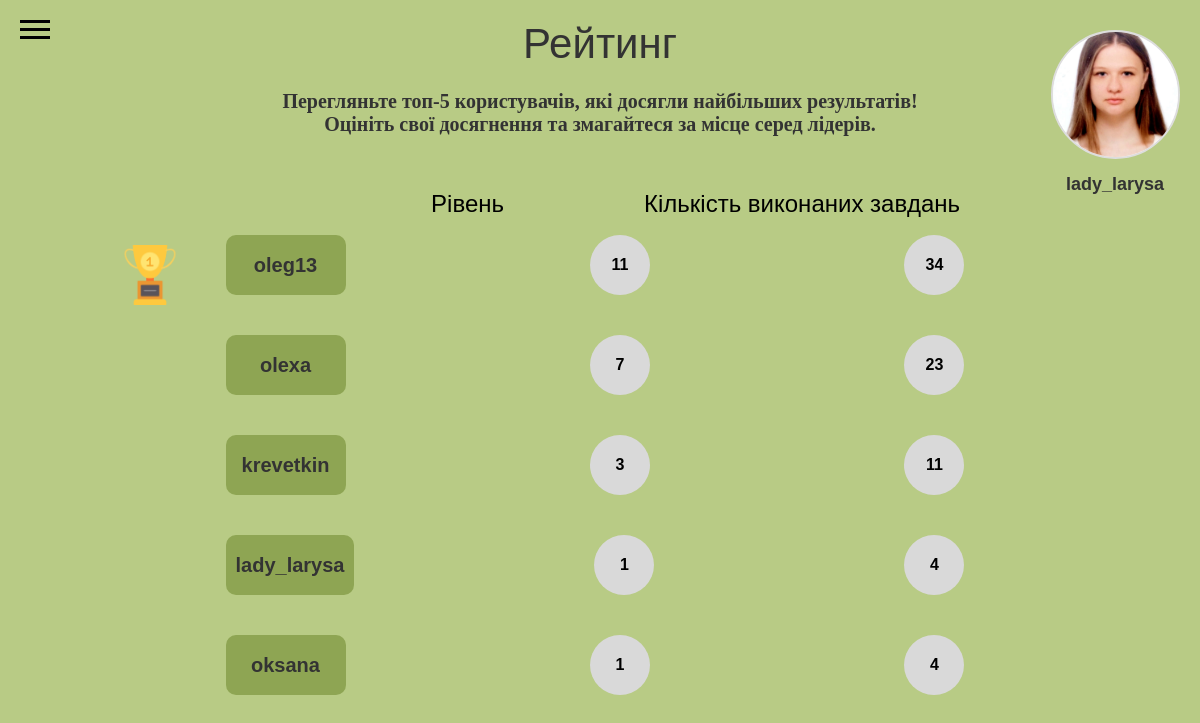
The page /settings/statistics/ (signed in) on the database its author committed.
### profiles/models.py (models this page shows)
class Profile(models.Model):
    user = models.OneToOneField(User, on_delete=models.CASCADE)
    avatar = models.ImageField(upload_to='avatars/', default='avatars/default.png')
    level = models.IntegerField(default=0)
    points_balance = models.IntegerField(default=0)
    completed_tasks_count = models.IntegerField(default=0)

### profiles/views.py (the view)
# urls.py: path('statistics/', views.leaderboard_and_statistics_view, name='statistics'),
def leaderboard_and_statistics_view(request):
    top_users = Profile.objects.filter(level__isnull=False).order_by('-level')[:5]
    completed_tasks = 150
    return render(request, 'statistics/index.html', {
        'top_users': top_users,
        'completed_tasks': completed_tasks,
    })

### templates/statistics/index.html (shortened to what this page needs)
<!DOCTYPE html>
<html lang="uk">
<head>
    {% load static %}
    <link rel="stylesheet" href="{% static 'statistics/css/index.css' %}">
    <link rel="stylesheet" href="{% static 'sidebar.css' %}">
    <link rel="stylesheet" href="{% static 'profile_btn.css' %}">
</head>
<body>
    {% include 'sidebar.html' %}
    {% include 'profile_btn.html' %}
    <h1 class="leaderboard-text">Рейтинг</h1>
    <img src="{% static 'images/winphoto.png' %}" alt="Win Photo" id="cup">
    <div class="description">
        Перегляньте топ-5 користувачів, які досягли найбільших результатів!<br>
        Оцініть свої досягнення та змагайтеся за місце серед лідерів.
    </div>
    <div class="leaderboard">
        {% if top_users %}
            {% for user in top_users %}
                <div class="leaderboard-item">
                    <p class="leaderboard-username">{{ user.user.username }}</p>
                    <div class="level-circle">{{ user.level }}</div>
                    <div class="points-circle">{{ user.completed_tasks_count }}</div>
                </div>
            {% endfor %}
        {% else %}
            <div class="leaderboard-item">
                <p>Немає доступних користувачів.</p>
            </div>
        {% endif %}
    </div>
    <div class="text-container">
        <div class="text-item">
            <span>Рівень</span>
        </div>
        <div class="text-item">
            <span>Кількість виконаних завдань</span>
        </div>
    </div>
</body>
</html>

### templates/profile_btn.html
{% load static %}
<a href="{% url 'profile' %}">
    <div class="profile-container">
        <div class="profile-icon-container">
            <img src="{% if user.profile.avatar %}{{ user.profile.avatar.url }}{% else %}{% static 'images/default-avatar.png' %}{% endif %}" alt="Profile Icon" class="profile-icon">
        </div>
        <div class="profile-username-container">
            <span class="profile-username">{{ user.username }}</span>
        </div>
    </div>
</a>

### static/statistics/css/index.css (style rules this page uses)
body { background-color: #B8CB85; font-family: Arial, sans-serif; color: #333; margin: 0; padding: 20px; display: flex; flex-direction: column; align-items: center; height: 80vh; position: relative; }
h1 { font-family: 'Odor Mean Chey', sans-serif; font-weight: 500; font-size: 44px; color: #333; text-align: center; margin: 0; margin-bottom: 20px; margin-top: -250px; position: fixed; }
.leaderboard-text { font-size: 42px; position: fixed; margin-top: 0px; }
.description { font-family: 'Odor Mean Chey', cursive; font-size: 20px; font-weight: 700; color: #333; max-width: 800px; margin: 50px auto; padding: 20px; text-align: center; }
.text-container { display: flex; justify-content: flex-end; gap: 0px; position: absolute; top: 100px; right: 20px; position: fixed; }
.text-item { font-family: 'Nunito', sans-serif; font-size: 24px; color: #000000; text-align: center; margin-top: 90px; margin-right: 220px; padding: 0rem 0rem; margin-left: -80px; }
#cup { width: 10%; height: auto; max-width: 60px; border-radius: 10px; margin-left: -900px; margin-top: 225px; position: fixed; }
.leaderboard { position: fixed; display: flex; flex-direction: column; margin-top: 195px; margin-left: 0px; }
.leaderboard-item { display: flex; justify-content: space-between; align-items: center; padding: 0px; border-radius: 5px; gap: 230px; }
.leaderboard-username { background-color: #8EA553; border-radius: 10px; padding: 10px; font-size: 20px; font-weight: bold; min-width: 100px; min-height: 40px; display: flex; align-items: center; justify-content: center; }
.level-circle, .points-circle { width: 60px; height: 60px; border-radius: 50%; background-color: #D9D9D9; display: flex; justify-content: center; align-items: center; font-family: 'Nunito', sans-serif; color: #000000; font-weight: bold; margin: 10px; }

### static/profile_btn.css (style rules this page uses)
.profile-container { display: flex; flex-direction: column; align-items: center; width: 150px; height: auto; margin-left: auto; margin-right: 0; margin-top: 20px; position: fixed; top: 10px; right: 10px; z-index: 200; }
.profile-icon-container { width: 125px; height: 125px; border-radius: 50%; overflow: hidden; border: 2px solid #ddd; display: flex; justify-content: center; align-items: center; background-color: #f4f4f4; margin-bottom: 10px; }
.profile-icon { width: 100%; height: 100%; object-fit: cover; }
.profile-username-container { margin-top: 5px; text-align: center; }
.profile-username { font-size: 18px; color: #333; font-weight: bold; margin: 0; }

### rows shown on the page
Profile: user.username "oleg13", level "11", completed_tasks_count "34"
Profile: user.username "olexa", level "7", completed_tasks_count "23"
Profile: user.username "krevetkin", level "3", completed_tasks_count "11"
Profile: user.username "lady_larysa", level "1", completed_tasks_count "4"
Profile: user.username "oksana", level "1", completed_tasks_count "4"

### other values the page prints
{{ user.username }} "lady_larysa"
